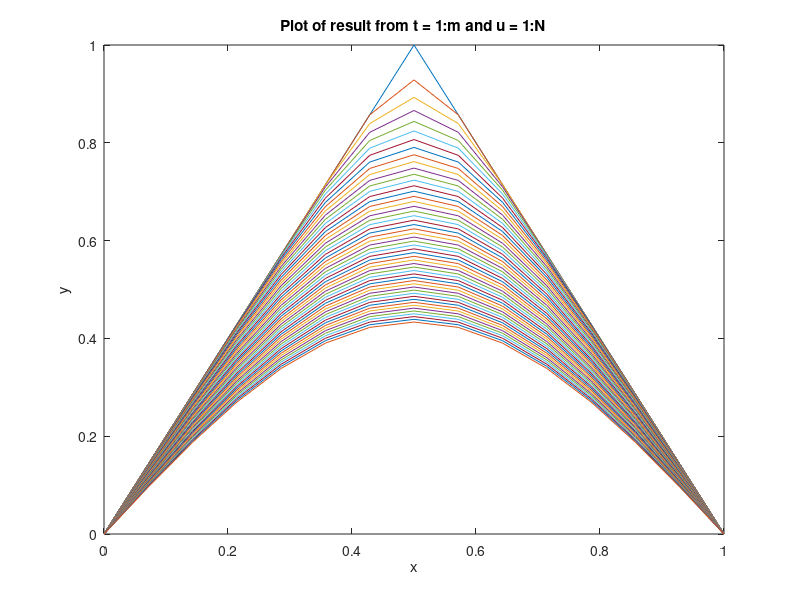

Write the MATLAB code that produced this figure.
% This script implements the finite difference method to solve the heat
% equation

format long;

% Set the number of samples to take
N = 14;

% Set the total time to run
m = 50;

% Declare final size of matrix for speed
res = zeros(N+1, m+1);

% Set v
v = 0.25;

% Get h and k
h = 1/N;
k = h^2 * v;

% Set initial condition to triangle function
umj = 0:h:1;
count = 1;
for i = 0:h:1
    if i < 0.5
        umj(count) = 2*i;
    else
        umj(count) = 2-2*i;
    end
    count = count + 1;
end

% Set boundary conditions
res(1, :) = zeros(1, m+1);
res(N+1, :) = zeros(1, m+1);

% Calculate M+1 and plot it continuously
res(:, 1) = umj;
for c = 1:m
    for i = 2:N
        res(i, c+1) = v * res(i-1, c) + (1-2*v) * res(i, c) + v * res(i+1, c);
    end
end

plot(0:h:1, res);
xlabel('x');
ylabel('y');
title('Plot of result from t = 1:m and u = 1:N');